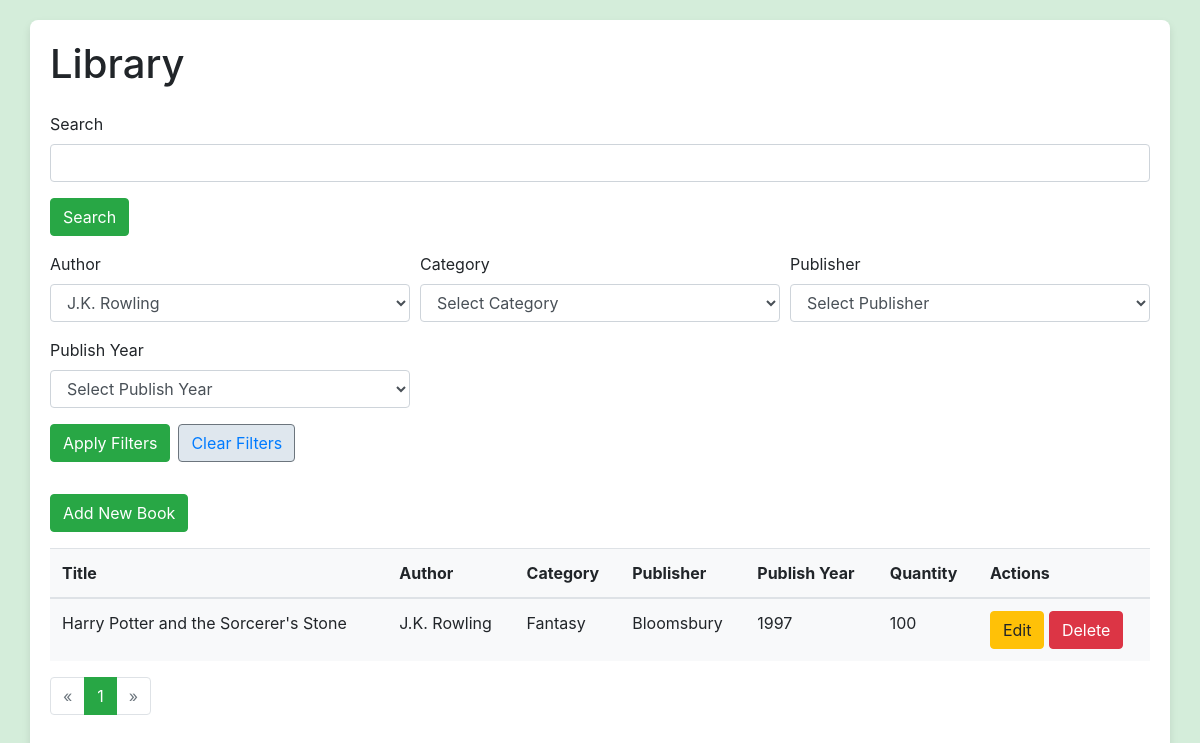
Page /index.php?author_filter=J.K. Rowling on the committed database.
### tables this page shows
CREATE TABLE books (
    id INT AUTO_INCREMENT PRIMARY KEY,
    title NVARCHAR(255) NOT NULL,
    author_id INT NOT NULL,
    category_id INT NOT NULL,
    publisher NVARCHAR(255),
    publish_year YEAR,
    quantity INT,
    FOREIGN KEY (author_id) REFERENCES authors(id),
    FOREIGN KEY (category_id) REFERENCES categories(id)
);

CREATE TABLE authors (
    id INT AUTO_INCREMENT PRIMARY KEY,
    author_name NVARCHAR(255) NOT NULL,
    book_numbers INT
);

CREATE TABLE categories (
    id INT AUTO_INCREMENT PRIMARY KEY,
    category_name NVARCHAR(255) NOT NULL
);

### index.php (the view, shortened to what this page needs)
<?php
include 'db.php';
$items_per_page = 10;
$page = isset($_GET['page']) ? intval($_GET['page']) : 1;
$offset = ($page - 1) * $items_per_page;
$search_query = isset($_GET['search_query']) ? mysqli_real_escape_string($conn, $_GET['search_query']) : '';
$author_filter = isset($_GET['author_filter']) ? mysqli_real_escape_string($conn, $_GET['author_filter']) : '';
$category_filter = isset($_GET['category_filter']) ? mysqli_real_escape_string($conn, $_GET['category_filter']) : '';
$publisher_filter = isset($_GET['publisher_filter']) ? mysqli_real_escape_string($conn, $_GET['publisher_filter']) : '';
$publish_year_filter = isset($_GET['publish_year_filter']) ? mysqli_real_escape_string($conn, $_GET['publish_year_filter']) : '';
$count_query = "SELECT COUNT(*) as total FROM books
                JOIN authors ON books.author_id = authors.id
                JOIN categories ON books.category_id = categories.id
                WHERE books.is_deleted = 0
                AND (books.title LIKE '%$search_query%'
                OR authors.author_name LIKE '%$search_query%'
                OR categories.category_name LIKE '%$search_query%'
                OR books.publisher LIKE '%$search_query%'
                OR books.publish_year LIKE '%$search_query%')";
if (!empty($author_filter)) {
    $count_query .= " AND authors.author_name LIKE '%$author_filter%'";
}
$count_result = mysqli_query($conn, $count_query);
$total_items = mysqli_fetch_assoc($count_result)['total'];
$total_pages = ceil($total_items / $items_per_page);
$query = "SELECT books.id, books.title, authors.author_name, categories.category_name, books.publisher, books.publish_year, books.quantity
          FROM books
          JOIN authors ON books.author_id = authors.id
          JOIN categories ON books.category_id = categories.id
          WHERE books.is_deleted = 0
          AND (books.title LIKE '%$search_query%'
          OR authors.author_name LIKE '%$search_query%'
          OR categories.category_name LIKE '%$search_query%'
          OR books.publisher LIKE '%$search_query%'
          OR books.publish_year LIKE '%$search_query%')";
if (!empty($author_filter)) {
    $query .= " AND authors.author_name LIKE '%$author_filter%'";
}
$query .= " LIMIT $offset, $items_per_page";
$result = mysqli_query($conn, $query);
$authors_query = "SELECT DISTINCT author_name FROM authors";
$authors_result = mysqli_query($conn, $authors_query);
?>
<!DOCTYPE html>
<html lang="en">
<head>
    <link rel="stylesheet" href="https://maxcdn.bootstrapcdn.com/bootstrap/4.0.0/css/bootstrap.min.css">
</head>
<body>
    <div class="container">
        <h1 class="mb-4">Library</h1>
        <form class="mb-3" method="GET" action="index.php">
            <div class="form-group">
                <label for="search_query">Search</label>
                <input type="text" class="form-control" id="search_query" name="search_query" value="<?php echo htmlspecialchars($search_query); ?>">
            </div>
            <button type="submit" class="btn btn-primary">Search</button>
        </form>
        <form class="mb-3" method="GET" action="index.php">
            <div class="form-row">
                <div class="form-group col-md-4">
                    <label for="author_filter">Author</label>
                    <select class="form-control" id="author_filter" name="author_filter">
                        <?php while ($author = mysqli_fetch_assoc($authors_result)): ?>
                        <option value="<?php echo htmlspecialchars($author['author_name']); ?>" <?php echo ($author_filter == $author['author_name']) ? 'selected' : ''; ?>>
                            <?php echo htmlspecialchars($author['author_name']); ?>
                        </option>
                        <?php endwhile; ?>
                    </select>
                </div>
                <div class="form-group col-md-4">
                    <label for="category_filter">Category</label>
                    <select class="form-control" id="category_filter" name="category_filter">
                        <option value="">Select Category</option>
                    </select>
                </div>
                <div class="form-group col-md-4">
                    <label for="publisher_filter">Publisher</label>
                    <select class="form-control" id="publisher_filter" name="publisher_filter">
                        <option value="">Select Publisher</option>
                    </select>
                </div>
                <div class="form-group col-md-4">
                    <label for="publish_year_filter">Publish Year</label>
                    <select class="form-control" id="publish_year_filter" name="publish_year_filter">
                        <option value="">Select Publish Year</option>
                    </select>
                </div>
                <div class="form-group col-md-12 d-flex align-items-end">
                    <button type="submit" class="btn btn-primary mr-2">Apply Filters</button>
                    <a href="index.php" class="btn btn-clear">Clear Filters</a>
                </div>
            </div>
        </form>
        <a href="add_book.php" class="btn btn-primary mb-3">Add New Book</a>
        <table class="table">
            <thead>
                <tr>
                    <th>Title</th>
                    <th>Author</th>
                    <th>Category</th>
                    <th>Publisher</th>
                    <th>Publish Year</th>
                    <th>Quantity</th>
                    <th>Actions</th>
                </tr>
            </thead>
            <tbody>
                <?php while ($row = mysqli_fetch_assoc($result)): ?>
                <tr>
                    <td><?php echo htmlspecialchars($row['title']); ?></td>
                    <td><?php echo htmlspecialchars($row['author_name']); ?></td>
                    <td><?php echo htmlspecialchars($row['category_name']); ?></td>
                    <td><?php echo htmlspecialchars($row['publisher']); ?></td>
                    <td><?php echo htmlspecialchars($row['publish_year']); ?></td>
                    <td><?php echo htmlspecialchars($row['quantity']); ?></td>
                    <td>
                        <a href="edit_book.php?id=<?php echo $row['id']; ?>" class="btn btn-warning">Edit</a>
                        <button type="button" class="btn btn-danger" data-toggle="modal" data-target="#confirmDeleteModal" data-id="<?php echo $row['id']; ?>">Delete</button>
                    </td>
                </tr>
                <?php endwhile; ?>
            </tbody>
        </table>
        <nav aria-label="Page navigation">
            <ul class="pagination">
                <li class="page-item <?php echo ($page <= 1) ? 'disabled' : ''; ?>">
                    <a class="page-link" href="index.php?page=<?php echo $page - 1; ?>&search_query=<?php echo urlencode($search_query); ?>&author_filter=<?php echo urlencode($author_filter); ?>&category_filter=<?php echo urlencode($category_filter); ?>&publisher_filter=<?php echo urlencode($publisher_filter); ?>&publish_year_filter=<?php echo urlencode($publish_year_filter); ?>" aria-label="Previous">
                        <span aria-hidden="true">&laquo;</span>
                    </a>
                </li>
                <?php for ($i = 1; $i <= $total_pages; $i++): ?>
                <li class="page-item <?php echo ($i == $page) ? 'active' : ''; ?>">
                    <a class="page-link" href="index.php?page=<?php echo $i; ?>&search_query=<?php echo urlencode($search_query); ?>&author_filter=<?php echo urlencode($author_filter); ?>&category_filter=<?php echo urlencode($category_filter); ?>&publisher_filter=<?php echo urlencode($publisher_filter); ?>&publish_year_filter=<?php echo urlencode($publish_year_filter); ?>"><?php echo $i; ?></a>
                </li>
                <?php endfor; ?>
                <li class="page-item <?php echo ($page >= $total_pages) ? 'disabled' : ''; ?>">
                    <a class="page-link" href="index.php?page=<?php echo $page + 1; ?>&search_query=<?php echo urlencode($search_query); ?>&author_filter=<?php echo urlencode($author_filter); ?>&category_filter=<?php echo urlencode($category_filter); ?>&publisher_filter=<?php echo urlencode($publisher_filter); ?>&publish_year_filter=<?php echo urlencode($publish_year_filter); ?>" aria-label="Next">
                        <span aria-hidden="true">&raquo;</span>
                    </a>
                </li>
            </ul>
        </nav>
    </div>
</body>
</html>

### index.php (style rules this page uses)
body { background-color: #d4edda; }
.container { margin-top: 20px; background-color: #ffffff; padding: 20px; border-radius: 8px; box-shadow: 0 4px 8px rgba(0, 0, 0, 0.1); }
.table { background-color: #f8f9fa; }
.pagination .page-item.active .page-link { background-color: #28a745; border-color: #28a745; }
.pagination .page-link { color: #28a745; }
.btn-primary { background-color: #28a745; border-color: #28a745; }
.btn-warning { background-color: #ffc107; border-color: #ffc107; }
.btn-danger { background-color: #dc3545; border-color: #dc3545; }
.btn-clear { background-color: #dfe7ee; border-color: #6c757d; }

### rows in the picture
books: title "Harry Potter and the Sorcerer's Stone", author.author_name "J.K. Rowling", category.category_name "Fantasy", publisher "Bloomsbury", publish_year "1997", quantity "100"

### other values in the picture
form field author_filter "J.K. Rowling"
